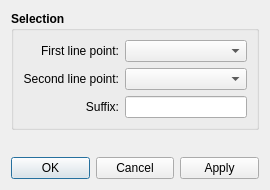
<?xml version="1.0" encoding="UTF-8"?>
<ui version="4.0">
 <class>DialogMirrorByLine</class>
 <widget class="QDialog" name="DialogMirrorByLine">
  <property name="geometry">
   <rect>
    <x>0</x>
    <y>0</y>
    <width>270</width>
    <height>190</height>
   </rect>
  </property>
  <property name="minimumSize">
   <size>
    <width>270</width>
    <height>190</height>
   </size>
  </property>
  <property name="windowTitle">
   <string>Mirror by Line</string>
  </property>
  <property name="windowIcon">
   <iconset resource="../../../vmisc/share/resources/icon.qrc">
    <normaloff>:/icon/64x64/icon64x64.png</normaloff>:/icon/64x64/icon64x64.png</iconset>
  </property>
  <layout class="QVBoxLayout" name="verticalLayout">
   <item>
    <widget class="QGroupBox" name="groupBox">
     <property name="sizePolicy">
      <sizepolicy hsizetype="Expanding" vsizetype="Preferred">
       <horstretch>0</horstretch>
       <verstretch>0</verstretch>
      </sizepolicy>
     </property>
     <property name="minimumSize">
      <size>
       <width>240</width>
       <height>0</height>
      </size>
     </property>
     <property name="maximumSize">
      <size>
       <width>16777215</width>
       <height>16777215</height>
      </size>
     </property>
     <property name="font">
      <font>
       <pointsize>9</pointsize>
       <bold>true</bold>
      </font>
     </property>
     <property name="title">
      <string>Selection</string>
     </property>
     <layout class="QVBoxLayout" name="verticalLayout_2">
      <item>
       <layout class="QFormLayout" name="formLayout">
        <property name="labelAlignment">
         <set>Qt::AlignRight|Qt::AlignTrailing|Qt::AlignVCenter</set>
        </property>
        <property name="formAlignment">
         <set>Qt::AlignLeading|Qt::AlignLeft|Qt::AlignTop</set>
        </property>
        <item row="0" column="0">
         <widget class="QLabel" name="firstLinePoint_Label">
          <property name="minimumSize">
           <size>
            <width>80</width>
            <height>0</height>
           </size>
          </property>
          <property name="font">
           <font>
            <pointsize>9</pointsize>
            <bold>false</bold>
           </font>
          </property>
          <property name="text">
           <string>First line point:</string>
          </property>
          <property name="alignment">
           <set>Qt::AlignRight|Qt::AlignTrailing|Qt::AlignVCenter</set>
          </property>
         </widget>
        </item>
        <item row="0" column="1">
         <widget class="QComboBox" name="firstLinePoint_ComboBox">
          <property name="sizePolicy">
           <sizepolicy hsizetype="Expanding" vsizetype="Fixed">
            <horstretch>0</horstretch>
            <verstretch>0</verstretch>
           </sizepolicy>
          </property>
          <property name="minimumSize">
           <size>
            <width>80</width>
            <height>0</height>
           </size>
          </property>
          <property name="font">
           <font>
            <pointsize>9</pointsize>
            <bold>false</bold>
           </font>
          </property>
         </widget>
        </item>
        <item row="1" column="0">
         <widget class="QLabel" name="secondLinePoint_Label">
          <property name="minimumSize">
           <size>
            <width>80</width>
            <height>0</height>
           </size>
          </property>
          <property name="font">
           <font>
            <pointsize>9</pointsize>
            <bold>false</bold>
           </font>
          </property>
          <property name="text">
           <string>Second line point:</string>
          </property>
          <property name="alignment">
           <set>Qt::AlignRight|Qt::AlignTrailing|Qt::AlignVCenter</set>
          </property>
         </widget>
        </item>
        <item row="1" column="1">
         <widget class="QComboBox" name="secondLinePoint_ComboBox">
          <property name="sizePolicy">
           <sizepolicy hsizetype="Expanding" vsizetype="Fixed">
            <horstretch>0</horstretch>
            <verstretch>0</verstretch>
           </sizepolicy>
          </property>
          <property name="minimumSize">
           <size>
            <width>80</width>
            <height>0</height>
           </size>
          </property>
          <property name="font">
           <font>
            <pointsize>9</pointsize>
            <bold>false</bold>
           </font>
          </property>
         </widget>
        </item>
        <item row="2" column="0">
         <widget class="QLabel" name="suffix_Label">
          <property name="minimumSize">
           <size>
            <width>80</width>
            <height>0</height>
           </size>
          </property>
          <property name="font">
           <font>
            <pointsize>9</pointsize>
            <bold>false</bold>
           </font>
          </property>
          <property name="text">
           <string>Suffix:</string>
          </property>
          <property name="alignment">
           <set>Qt::AlignRight|Qt::AlignTrailing|Qt::AlignVCenter</set>
          </property>
         </widget>
        </item>
        <item row="2" column="1">
         <widget class="QLineEdit" name="suffix_LineEdit">
          <property name="minimumSize">
           <size>
            <width>80</width>
            <height>0</height>
           </size>
          </property>
          <property name="font">
           <font>
            <pointsize>9</pointsize>
            <bold>false</bold>
           </font>
          </property>
         </widget>
        </item>
       </layout>
      </item>
     </layout>
    </widget>
   </item>
   <item>
    <spacer name="verticalSpacer">
     <property name="orientation">
      <enum>Qt::Vertical</enum>
     </property>
     <property name="sizeHint" stdset="0">
      <size>
       <width>20</width>
       <height>40</height>
      </size>
     </property>
    </spacer>
   </item>
   <item>
    <widget class="QDialogButtonBox" name="buttonBox">
     <property name="orientation">
      <enum>Qt::Horizontal</enum>
     </property>
     <property name="standardButtons">
      <set>QDialogButtonBox::Apply|QDialogButtonBox::Cancel|QDialogButtonBox::Ok</set>
     </property>
    </widget>
   </item>
  </layout>
 </widget>
 <resources>
  <include location="../../../vmisc/share/resources/icon.qrc"/>
 </resources>
 <connections>
  <connection>
   <sender>buttonBox</sender>
   <signal>accepted()</signal>
   <receiver>DialogMirrorByLine</receiver>
   <slot>accept()</slot>
   <hints>
    <hint type="sourcelabel">
     <x>248</x>
     <y>254</y>
    </hint>
    <hint type="destinationlabel">
     <x>157</x>
     <y>274</y>
    </hint>
   </hints>
  </connection>
  <connection>
   <sender>buttonBox</sender>
   <signal>rejected()</signal>
   <receiver>DialogMirrorByLine</receiver>
   <slot>reject()</slot>
   <hints>
    <hint type="sourcelabel">
     <x>316</x>
     <y>260</y>
    </hint>
    <hint type="destinationlabel">
     <x>286</x>
     <y>274</y>
    </hint>
   </hints>
  </connection>
 </connections>
</ui>
